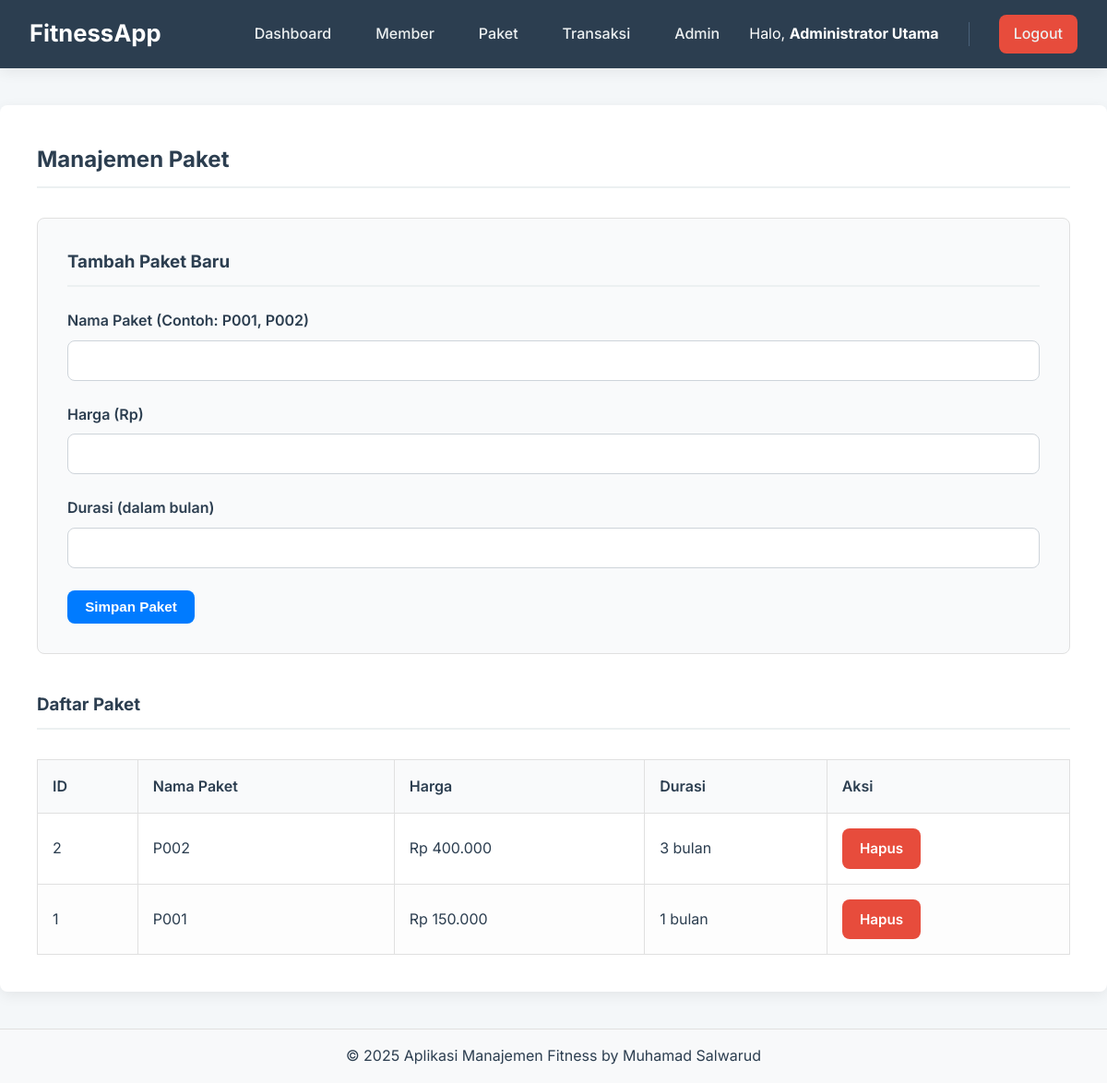
The page /packages.php (signed in) on the database its author committed.
### tables this page shows
CREATE TABLE `paket` (
  `id_paket` int(11) NOT NULL,
  `nama_paket` varchar(50) NOT NULL,
  `durasi_bulan` int(11) NOT NULL,
  `harga` decimal(10,2) NOT NULL
);

### config.php (called while the page is built, shortened)
<?php
function format_rupiah($angka){
	$hasil_rupiah = "Rp " . number_format($angka,0,',','.');
	return $hasil_rupiah;
}
?>

### packages.php (the view, shortened to what this page needs)
<?php
require_once 'config.php';
require_once 'header.php';
?>
<h2>Manajemen Paket</h2>
<form action="packages.php" method="POST">
    <h3>Tambah Paket Baru</h3>
    <div class="form-group">
        <label for="nama_paket">Nama Paket (Contoh: P001, P002)</label>
        <input type="text" id="nama_paket" name="nama_paket" class="form-control" required>
    </div>
    <div class="form-group">
        <label for="harga">Harga (Rp)</label>
        <input type="number" id="harga" name="harga" class="form-control" required>
    </div>
    <div class="form-group">
        <label for="durasi_bulan">Durasi (dalam bulan)</label>
        <input type="number" id="durasi_bulan" name="durasi_bulan" class="form-control" required>
    </div>
    <button type="submit" name="add_package" class="btn btn-primary">Simpan Paket</button>
</form>
<h3 style="margin-top: 40px;">Daftar Paket</h3>
<table>
    <thead>
        <tr>
            <th>ID</th>
            <th>Nama Paket</th>
            <th>Harga</th>
            <th>Durasi</th>
            <th>Aksi</th>
        </tr>
    </thead>
    <tbody>
        <?php
        $sql = "SELECT * FROM paket ORDER BY id_paket DESC";
        $result = $conn->query($sql);
        if ($result->num_rows > 0) {
            while($row = $result->fetch_assoc()) {
                echo "<tr>";
                echo "<td>" . $row["id_paket"] . "</td>";
                echo "<td>" . htmlspecialchars($row["nama_paket"]) . "</td>";
                echo "<td>" . format_rupiah($row["harga"]) . "</td>";
                echo "<td>" . $row["durasi_bulan"] . " bulan</td>";
                echo "<td><a href='packages.php?delete=" . $row["id_paket"] . "' class='btn btn-danger' onclick='return confirm(\"Yakin ingin hapus paket ini?\")'>Hapus</a></td>";
                echo "</tr>";
            }
        } else {
            echo "<tr><td colspan='5' style='text-align:center;'>Belum ada data paket.</td></tr>";
        }
        ?>
    </tbody>
</table>
<?php
require_once 'footer.php';
?>

### header.php (style rules this page uses)
:root { --primary-color: #007bff; --secondary-color: #6c757d; --dark-color: #2c3e50; --light-color: #ecf0f1; --background-color: #f4f7f9; --white-color: #ffffff; --danger-color: #e74c3c; --success-color: #2ecc71; --border-radius: 8px; --shadow: 0 4px 15px rgba(0, 0, 0, 0.07); }
* { box-sizing: border-box; margin: 0; padding: 0; }
body { font-family: 'Inter', sans-serif; background-color: var(--background-color); color: var(--dark-color); line-height: 1.6; }
h1, h2, h3 { color: var(--dark-color); border-bottom: 2px solid var(--light-color); padding-bottom: 10px; margin-top: 0; margin-bottom: 1.5rem; }
table { width: 100%; border-collapse: collapse; margin-top: 2rem; }
th, td { border: 1px solid #e0e0e0; padding: 1rem; text-align: left; vertical-align: middle; }
th { background-color: #f9fafb; font-weight: 600; }
tr:nth-child(even) { background-color: #fdfdfd; }
.btn { display: inline-block; padding: 0.6rem 1.2rem; font-size: 0.95rem; font-weight: 600; text-align: center; text-decoration: none; border-radius: var(--border-radius); cursor: pointer; border: none; transition: all 0.3s; }
.btn-primary { background-color: var(--primary-color); color: white; }
.btn-danger { background-color: var(--danger-color); color: white; }
form { margin-top: 2rem; padding: 2rem; background-color: #f9fafb; border-radius: var(--border-radius); border: 1px solid #e0e0e0; }
.form-group { margin-bottom: 1.5rem; }
.form-group label { display: block; margin-bottom: .5rem; font-weight: 600; }
.form-control { display: block; width: 100%; padding: 0.75rem; font-size: 1rem; border: 1px solid #ced4da; border-radius: var(--border-radius); transition: border-color 0.2s, box-shadow 0.2s; }

### rows shown on the page
paket: id_paket "2", nama_paket "P002", harga "Rp 400.000", durasi_bulan "3"
paket: id_paket "1", nama_paket "P001", harga "Rp 150.000", durasi_bulan "1"

### other values the page prints
$_SESSION["nama_lengkap"] "Administrator Utama"
